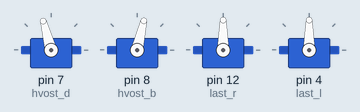
This sketch was run on a simulated Arduino Uno, built with avr-gcc and run on an emulated ATmega328P. On the bench: 4 × servo.

Above: at 0.05 s.
At 0.5 s:
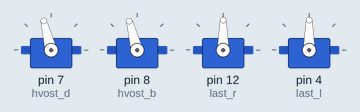
At 0.75 s:
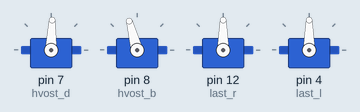
At 1.0 s:
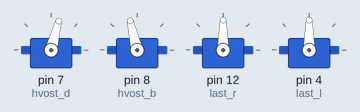
At 1.45 s:
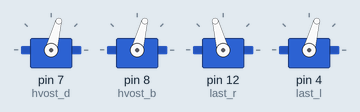
At 1.95 s:
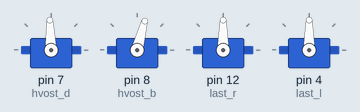
Timing chart, 0 to 4.9 s (numbered marks = the images above):
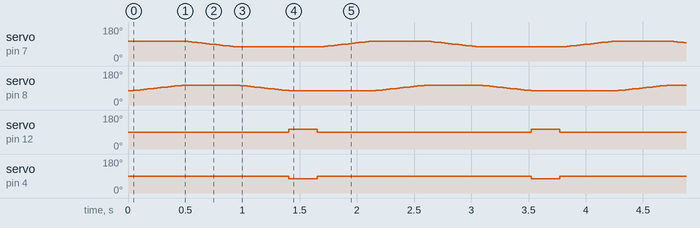

Measured:
- by itself, servo on pin 12 (last_r): alternates 105° for 0.25 s and 90° for 1.9 s
- by itself, servo on pin 4 (last_l): alternates 90° for 1.9 s and 75° for 0.25 s

The sketch:

project_index_v.2.4.ino
```cpp
#include <Servo.h> // библиотека для серво
#include <NewPing.h> // библиотека для echo

//--создаем объекты--//
Servo hvost_d; // первый сервопривод
Servo hvost_b; // второй сервопривод
Servo last_r; // серво для правого ласта
Servo last_l; // серво для левого ласта
//-------------------//

//--подключаем echo--//
#define TRIGGER_PIN  2  // пин trig датчика
#define ECHO_PIN     3  // пин echo датчика
#define MAX_DISTANCE 400 // максимальная дистанция echo
NewPing sonar(TRIGGER_PIN, ECHO_PIN, MAX_DISTANCE);
//-------------------//

int i; // переменная для вращения хвоста

void setup() {
//--подключение серво к пинам--//
  hvost_d.attach(7);
  hvost_b.attach(8);
  last_r.attach(12);
  last_l.attach(4);
//-----------------------------//
  /* питание от внешнего блока питания */
  Serial.begin(9600); // монитор порта

  hvost_d.write(90 + 15);
  hvost_b.write(90 - 15);
  last_r.write(90);
  last_l.write(90);

}

void loop() {
  for (i = -15; i <= 15; i++) {
    delay(15);
    hvost_b.write(90 + i);
  }

   for (i = 15; i >= -15; i--) {
    delay(15);
    hvost_d.write(90 + i);
  }

   for (i = -15; i <= 15; i++) {
    delay(15);
    hvost_b.write(90 - i);
  }

   last_r.write(90 + 15);
   last_l.write(90 - 15);
   delay(250);
   last_r.write(90);
   last_l.write(90);

   for (i = 15; i >= -15; i--) {
    delay(15);
    hvost_d.write(90 - i);
  }
}
```
